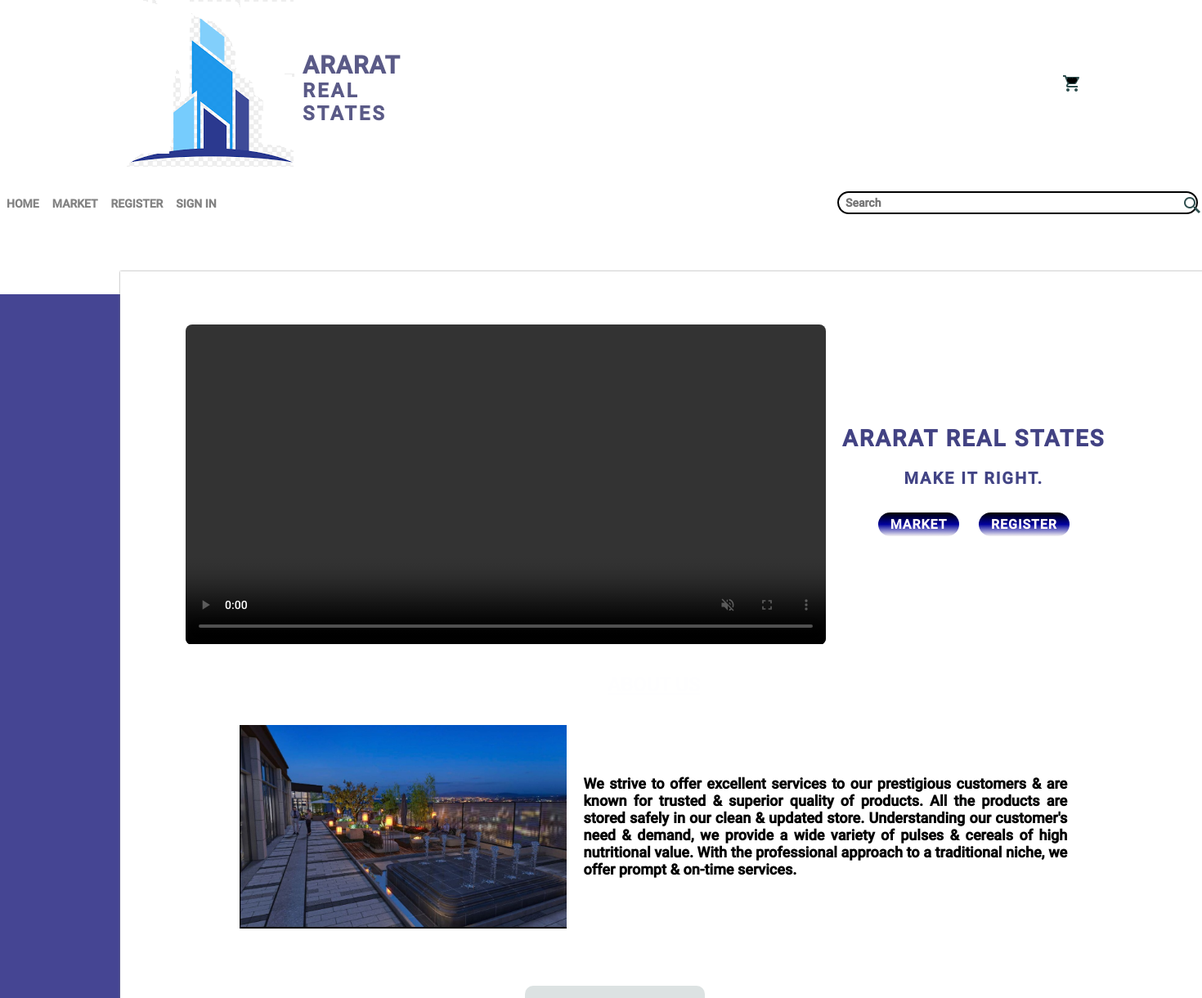
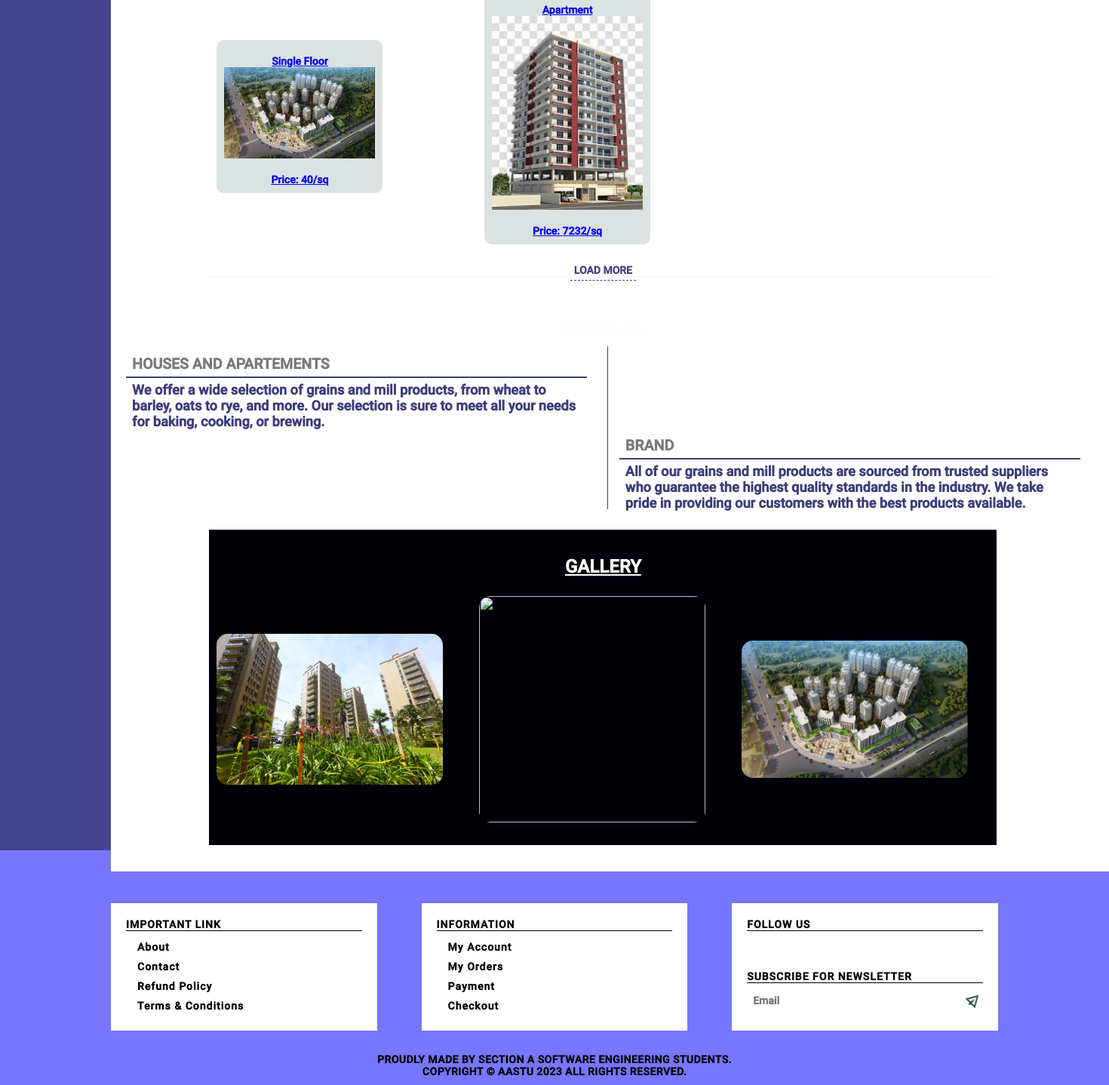
The page / on the database its author committed (2 pictures, top to bottom).
### tables this page shows
CREATE TABLE `house` (
  `ID` int(11) NOT NULL,
  `Name` varchar(30) NOT NULL,
  `Category` varchar(20) NOT NULL,
  `Quantity` int(25) NOT NULL,
  `Price` int(25) NOT NULL,
  `rental_price` float NOT NULL,
  `Picture` varchar(300) NOT NULL,
  `Description` mediumtext NOT NULL,
  `long_description` text NOT NULL,
  `Category_ID` int(11) NOT NULL,
  `Creation_time` timestamp NOT NULL DEFAULT current_timestamp(),
  `update_time` timestamp NOT NULL DEFAULT current_timestamp()
);

### index.php (the view, shortened to what this page needs)
<head>
    <link rel="stylesheet" type="text/css" href="CSS/global.css"/>
    <link rel="stylesheet" type="text/css" href="CSS/header.css">
    <link rel="stylesheet" type="text/css" href="CSS/index.css"/>
    <link rel="stylesheet" type="text/css" href="CSS/footer.css"/>
    <link rel="stylesheet" type="text/css" href="CSS/market.css"/>
</head>
<body>
<?php require_once "commons/Header.php";  ?>
<div class="container">
    <main>
        <div class="hero">
            <div class="hero-contents">
                <video controls align="left" autoplay muted>
                    <source src="images/Video.mp4" type="video/mp4"/>
                    <source src="movie.ogg" type="video/ogg"/>
                </video>
                <div class="hero-text">
                    <h1>ARARAT REAL STATES</h1>
                    <h2>MAKE IT RIGHT.</h2>
                    <a href="pages/market.php">Market</a>
                    <a href="pages/register.php">Register</a>
                </div>
            </div>
        </div>
        <div id="about">
            <h3 class="main_title">ABOUT US</h3>
            <div class="container">
                <div class="about-img">
                    <img src="img/a.jpg" alt="about" usemap="#image-map"/>
                </div>
                <div class="about-section">
                    <p class="about-description">
                        We strive to offer excellent services to our prestigious customers &
                        are known for trusted & superior quality of products. All the
                        products are stored safely in our clean & updated store.
                        Understanding our customer's need & demand, we provide a wide
                        variety of pulses & cereals of high nutritional value. With the
                        professional approach to a traditional niche, we offer prompt &
                        on-time services.
                    </p>
                </div>
            </div>
        </div>
        <div id="products">
            <div class="container">
                <?php
                global $DB_Connector;
                $proSelector = "SELECT * FROM house ORDER BY RAND()";
                $Query = mysqli_query($DB_Connector, $proSelector);
                $terminator = 1;
                ?>
                <div class="products-grid">
                    <?php while ($proShow = mysqli_fetch_assoc($Query)){ ?>
                        <div class="products-section">
                            <a href="functions/productDetails.php?pro_detail_id=<?php echo $proShow['ID'] ?>">
                                <h3 class="product-name"><?php echo $proShow['Name']?></h3>
                                <img src="admin/<?php echo $proShow['Picture']?>" alt="<?php echo $proShow['Name']?>"/>
                                <h4 class="product-name">Price: <?php echo $proShow['Price']?>/sq</h4>
                            </a>
                        </div>
                    <?php
                            $terminator++; } ?>
                </div>
                <div class="load-more">
                    <br>
                    <a href="pages/market.php">Load More</a><br><hr>
                </div>
            </div>
        </div>
        <div id="features">
            <h3 class="main_title" align="center">Services</h3>
            <div class="feature__content">
                <div class="feature__data">
                    <div>
                        <span class="feature__subtitle">
                                    <h4 class="feature-title">Houses and Apartements</h4>
                                    <p class="feature-description">
                                    We offer a wide selection of grains and mill products, from wheat
                                    to barley, oats to rye, and more. Our selection is sure to meet
                                    all your needs for baking, cooking, or brewing.
                                    </p>
                              </span>
                    </div>
                </div>
                <div class="feature__data">
                    <div></div>
                    <div>
                        <span class="feature__subtitle">
                    <h4 class="feature-title">Brand</h4>
                    <p class="feature-description">
                      All of our grains and mill products are sourced from trusted
                      suppliers who guarantee the highest quality standards in the
                      industry. We take pride in providing our customers with the best
                      products available.
                    </p>
                  </span>
                    </div>
                </div>
            </div>
        </div>
        <div id="gallery">
            <div class="container">
                <h3 class="main_title">gallery</h3>
                <div class="section">
                    <div class="gallery-section" align="center">
                        <img src="images/gallery/11.jpg" alt=""/>
                        <img src="images/gallery/2.jpeg" alt=""/>
                        <img src="images/gallery/33.jpg" alt=""/>
                    </div>
                </div>
            </div>
        </div>
            </div>
<?php require_once "commons/footer.php"; ?>
</body>

### CSS/global.css (style rules this page uses)
* { padding: 0; margin: 0; font-family: Roboto, "Segoe UI", Verdana, sans-serif; font-size: 14px; font-weight: bold; box-sizing: border-box; }
body { width: 100%; height: 100vh; background-color: rgb(69, 69, 147); }
hr { border: 1px solid rgba(236, 240, 241, 0.3); }
.container { width: 80%; margin: 0 auto; }
main { height: auto; background-color: var(--white); padding: 3%; margin-top: -2em; margin-bottom: -2em; box-shadow: 0 0 2px #808080; position: relative; z-index: 100; }
.main_title { font-size: 24px; color: rgb(115, 115, 252); text-transform: uppercase; text-decoration: underline; text-align: center; padding: 5px 8px; margin: 10px; display: block; }

### CSS/index.css (style rules this page uses)
main { background: rgb(255, 255, 255); width: 1340px; padding-left: 0px; margin-left:0px; position: relative; }
main .hero { padding-top: 30px; }
main .hero video { width: 60%; object-fit: cover; border-radius: 8px; }
main .hero .hero-contents { display: flex; text-align: center; justify-content: center; align-items: center; }
main .hero .hero-text { color: var(--white); border-radius: 3px; padding: 20px; }
main .hero .hero-text h1 { color: rgb(66, 66, 131); font-size: 2em; text-transform: uppercase; letter-spacing: 2px; margin-bottom: 20px; }
main .hero .hero-text h2 { font-size: 20px; text-transform: uppercase; letter-spacing: 2px; margin-bottom: 20px; color: #424485; }
.hero-text a { color: rgb(255, 249, 249); font-size: 16px; font-weight: bold; text-transform: uppercase; text-decoration: none; padding: 5px 15px; letter-spacing: 1px; background: linear-gradient(to bottom, black,rgb(1, 1, 157), #f6f3f3); border-radius: 30px; margin: 10px; display: inline-block; }
#features { padding: 20px; }
.feature__data { display: grid; grid-template-columns: 1fr max-content 1fr; column-gap: 1.5rem; }
.feature-title { font-weight: bold; font-size: 1.4em; color: rgb(122, 122, 122); border-bottom: 2px solid rgb(62, 62, 123); text-transform: uppercase; text-decoration: none; padding: 5px 8px; display: block; }
.feature-description { display: inline-block; font-size: 1.3em; color: rgb(60, 60, 123); text-decoration: none; padding: 5px 8px; }
.feature__subtitle { display: inline-block; }
#about { padding: 20px; justify-content: center; align-items: center; padding-left: 10px; margin-left: 10px; }
.about-description { text-align: justify; font-size: large; margin-left:10px; padding-left:10px; }
#about .container { display: grid; grid-template-columns: 1fr 4fr; justify-content: space-between; align-items: center; padding: 20px 0; }
#about .about-img { text-align: left; }
#about .about-img img { float: left; width: 400px; }
#products .container { padding: 20px 0; text-align: center; }
#products .products-section { display: grid; grid-template-columns: repeat(4, 1fr); justify-content: center; align-items: center; }
#products .products-section a { display: flex; flex-direction: column; justify-content: center; align-items: center; padding: 10px; margin: 10px; border-radius: 10px; background: #2F4F4F2A; transition: 0.5s ease-in-out; }
#products .products-section img { width: 200px; margin-bottom: 10px; }
#gallery .container { padding: 20px 0; text-align: center; background-color: rgb(0, 0, 8); }
#gallery .gallery-section { display: grid; grid-template-columns: repeat(3, 1fr); justify-content: center; align-items: center; }
#gallery .gallery-section img { width: 300px; margin: 10px; border-radius: 15px; box-shadow: #13b0ff; transition: 0.5s ease-in-out; }
.main_title { font-size: 24px; color: rgb(254, 254, 255); text-transform: uppercase; text-decoration: underline; text-align: center; padding: 5px 8px; margin: 10px; display: block; }

### CSS/market.css (style rules this page uses)
main .load-more { width: 100%; text-align: center; }
main .load-more a { color: rgb(63, 63, 129); text-transform: uppercase; text-decoration: none; padding: 5px; border-bottom: 1px dashed rgb(61, 61, 125); transition: 0.5s ease-in-out; border-radius: 20px 20px 0px 0px; }

### index.php (style rules this page uses)
.products-grid { display: grid; grid-template-columns: repeat(3, 1fr); gap: 20px; }
.products-section { display: flex; flex-direction: column; align-items: center; }
.product-name { margin-top: 10px; font-size: 14px; }

### rows shown on the page
house: Name "Single Floor", Picture (picture), Price "40"
house: Name "Apartment", Picture (picture), Price "7232"
